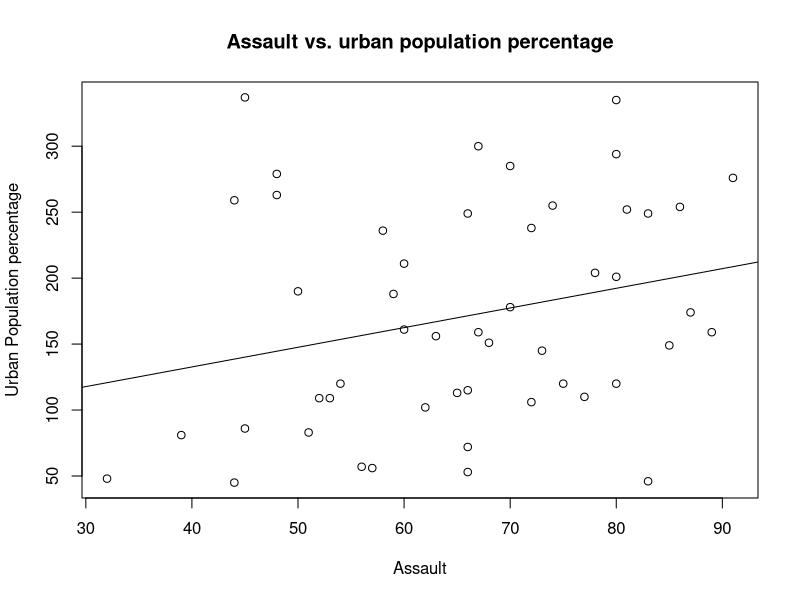
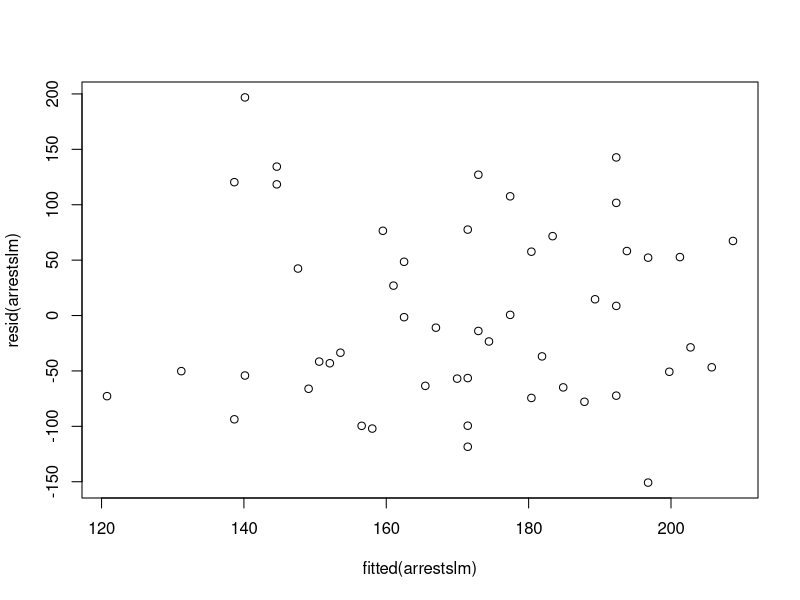
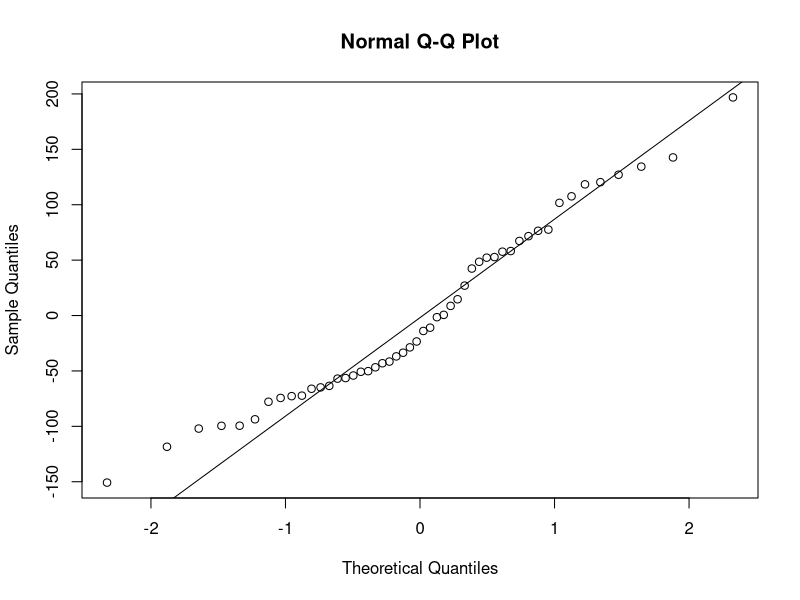

The R script that drew these images, in order:
## ---- chunk 1
data(USArrests)
head(USArrests)
summary(USArrests)
## ---- chunk 2
arrestslm <- lm(USArrests$Assault ~ USArrests$UrbanPop)
arrestslm
plot(USArrests$UrbanPop,USArrests$Assault, main ="Assault vs. urban population percentage", xlab="Assault", ylab="Urban Population percentage")
abline(arrestslm)
## ---- chunk 3
summary(arrestslm)
## ---- chunk 4
plot(fitted(arrestslm),resid(arrestslm))
qqnorm(resid(arrestslm))
qqline(resid(arrestslm))
